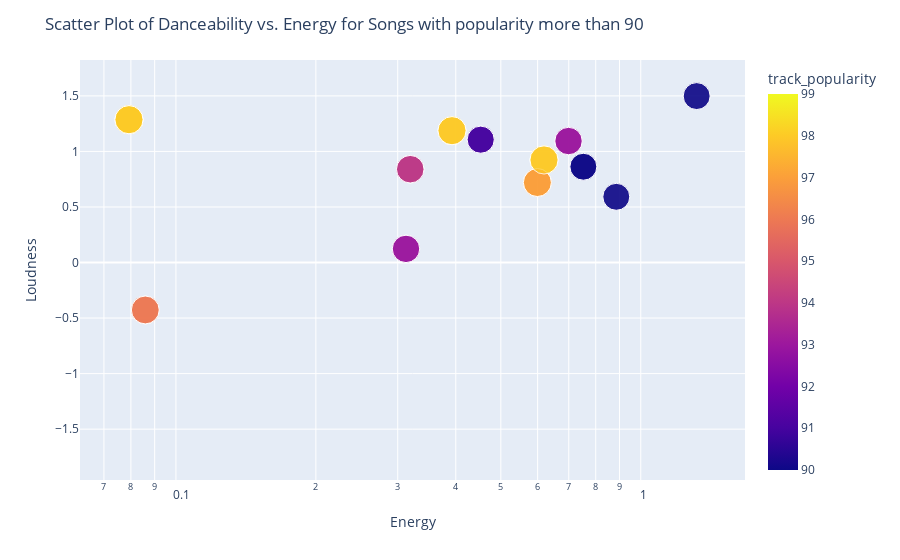

The notebook cell saved with this chart:
### Code cell
# Adjust the size of the bubbles by changing the multiplication factor
sizes = df_top10['track_popularity'] * 10  # Adjust the multiplication factor to change the size of the bubbles

fig = px.scatter(df_top10,  # Use df_top10 consistently
                 x='energy', 
                 y='loudness',
                log_x=True,
                hover_name='playlist_genre',
                color='track_popularity',
                size=sizes)

fig.update_layout(
    title="Scatter Plot of Danceability vs. Energy for Songs with popularity more than 90",
    xaxis_title="Energy",
    yaxis_title="Loudness"
)

fig.show()

### Figure 1 — Plotly figure (JSON) as saved in the notebook; plotly's stock layout.template omitted (floating-point values rounded to 4 significant figures)
{"data": [{"hovertemplate": "<b>%{hovertext}</b><br><br>energy=%{x}<br>loudness=%{y}<br>size=%{marker.size}<br>track_popularity=%{marker.color}<extra></extra>", "hovertext": ["r&b", "r&b", "r&b", "latin", "rap", "pop", "pop", "r&b", "r&b", "r&b", "r&b", "r&b", "r&b", "r&b", "pop", "r&b", "pop", "pop", "r&b", "r&b", "r&b", "r&b", "r&b", "r&b", "r&b", "r&b", "r&b", "r&b", "pop", "pop", "r&b", "pop", "r&b", "r&b", "pop", "pop", "pop", "pop", "pop", "pop", "pop", "pop", "pop", "pop", "pop", "r&b", "r&b", "r&b", "pop", "r&b", "r&b", "r&b", "pop", "r&b", "r&b", "r&b", "r&b", "r&b", "r&b", "r&b", "pop", "pop", "pop", "pop", "pop", "pop", "pop", "pop", "pop", "latin", "latin", "latin", "latin", "latin", "latin", "latin", "rap", "rap", "rap", "rap", "latin", "latin", "latin", "latin", "latin", "latin", "rap", "rap", "rap", "rap", "rap", "rap", "latin", "latin", "latin", "latin", "latin", "latin", "latin", "latin", "latin", "latin", "latin", "latin", "latin", "latin", "latin", "latin", "latin", "latin", "latin", "latin", "latin", "pop", "r&b"], "legendgroup": "", "marker": {"color": [90, 97, 92, 97, 97, 97, 91, 90, 92, 91, 90, 91, 94, 91, 96, 93, 91, 90, 94, 99, 91, 94, 94, 93, 97, 91, 90, 98, 94, 90, 93, 92, 91, 90, 98, 97, 94, 94, 91, 91, 90, 91, 91, 90, 91, 90, 90, 90, 90, 90, 91, 91, 94, 98, 98, 96, 93, 90, 92, 93, 98, 93, 90, 90, 93, 90, 93, 98, 93, 90, 92, 90, 93, 98, 96, 90, 93, 98, 93, 92, 91, 91, 92, 99, 90, 90, 91, 90, 92, 91, 90, 94, 91, 91, 91, 94, 90, 90, 90, 91, 93, 98, 94, 90, 94, 93, 97, 98, 90, 94, 91, 93, 95, 95, 95], "coloraxis": "coloraxis", "size": [900, 970, 920, 970, 970, 970, 910, 900, 920, 910, 900, 910, 940, 910, 960, 930, 910, 900, 940, 990, 910, 940, 940, 930, 970, 910, 900, 980, 940, 900, 930, 920, 910, 900, 980, 970, 940, 940, 910, 910, 900, 910, 910, 900, 910, 900, 900, 900, 900, 900, 910, 910, 940, 980, 980, 960, 930, 900, 920, 930, 980, 930, 900, 900, 930, 900, 930, 980, 930, 900, 920, 900, 930, 980, 960, 900, 930, 980, 930, 920, 910, 910, 920, 990, 900, 900, 910, 900, 920, 910, 900, 940, 910, 910, 910, 940, 900, 900, 900, 910, 930, 980, 940, 900, 940, 930, 970, 980, 900, 940, 910, 930, 950, 950, 950], "sizemode": "area", "sizeref": 2.475, "symbol": "circle"}, "mode": "markers", "name": "", "orientation": "v", "showlegend": false, "type": "scatter", "x": [-0.5207, -1.821, -0.914, -1.821, -1.821, -1.821, -1.181, -1.054, -0.594, -0.4874, -2.227, -2.081, -1.841, -1.641, 0.08591, 0.3126, -0.4874, -0.1874, -1.414, -0.6807, -0.4874, 0.3192, -0.9607, -2.421, 0.5992, -1.181, -0.854, 0.6192, -1.414, -0.5607, -1.087, -0.0007495, -0.5474, 0.7525, 0.3925, 0.5992, -1.841, -0.9607, -0.4874, -0.1407, -1.627, -0.5474, -2.081, -0.4074, 0.4525, -0.3341, -0.1874, -0.5607, 0.7525, -0.4074, 0.4525, -0.1407, 0.3192, 0.07924, 0.3925, 0.08591, -0.2074, -0.2341, -0.0007495, 0.6992, 0.07924, -2.421, -0.854, 1.319, 0.6992, 0.8858, -1.087, 0.6192, 0.3126, 0.8858, -0.0007495, 1.319, 0.6992, 0.07924, 0.08591, -0.2341, 0.3126, 0.07924, -0.2074, -0.0007495, -1.641, -0.4874, -0.594, -0.6807, -2.227, -0.2541, -1.641, -2.227, -0.594, -0.4874, -1.054, -1.841, -0.1407, -0.5474, -2.081, -0.9607, -0.5607, -0.3341, -0.1874, -0.4874, -1.087, 0.3925, 0.3192, -0.854, -1.841, -2.421, 0.5992, 0.6192, 0.7525, -1.414, 0.4525, -0.2074, -1.227, -1.227, -1.227], "xaxis": "x", "y": [-0.6208, -1.211, -0.515, -1.211, -1.211, -1.211, -1.167, -0.2634, 0.514, 0.2427, -1.633, -0.82, -1.214, -0.9532, -0.427, 0.1228, 0.2427, 0.483, 0.0348, 0.2208, 0.664, 0.8399, -0.4599, -1.324, 0.72, -1.167, 0.5664, 0.9234, 0.0348, 0.2463, 0.02796, 0.8577, -0.1257, 0.8623, 1.187, 0.72, -1.214, -0.4599, 0.664, 0.5331, 0.1451, -0.1257, -0.82, -0.07143, 1.106, 1.015, 0.483, 0.2463, 0.8623, -0.07143, 1.106, 0.5331, 0.8399, 1.286, 1.187, -0.427, 0.7779, 1.433, 0.8577, 1.093, 1.286, -1.324, 0.5664, 1.498, 1.093, 0.5915, 0.02796, 0.9234, 0.1228, 0.5915, 0.8577, 1.498, 1.093, 1.286, -0.427, 1.433, 0.1228, 1.286, 0.7779, 0.8577, -0.9532, 0.664, 0.514, 0.2208, -1.633, -0.05638, -0.9532, -1.633, 0.514, 0.2427, -0.2634, -1.214, 0.5331, -0.1257, -0.82, -0.4599, 0.2463, 1.015, 0.483, 0.2427, 0.02796, 1.187, 0.8399, 0.5664, -1.214, -1.324, 0.72, 0.9234, 0.8623, 0.0348, 1.106, 0.7779, -0.2068, -0.2068, -0.2068], "yaxis": "y"}], "layout": {"coloraxis": {"colorbar": {"title": {"text": "track_popularity"}}, "colorscale": [[0, "#0d0887"], [0.1111, "#46039f"], [0.2222, "#7201a8"], [0.3333, "#9c179e"], [0.4444, "#bd3786"], [0.5556, "#d8576b"], [0.6667, "#ed7953"], [0.7778, "#fb9f3a"], [0.8889, "#fdca26"], [1, "#f0f921"]]}, "legend": {"itemsizing": "constant", "tracegroupgap": 0}, "margin": {"t": 60}, "title": {"text": "Scatter Plot of Danceability vs. Energy for Songs with popularity more than 90"}, "xaxis": {"anchor": "y", "domain": [0, 1], "title": {"text": "Energy"}, "type": "log"}, "yaxis": {"anchor": "x", "domain": [0, 1], "title": {"text": "Loudness"}}}}
